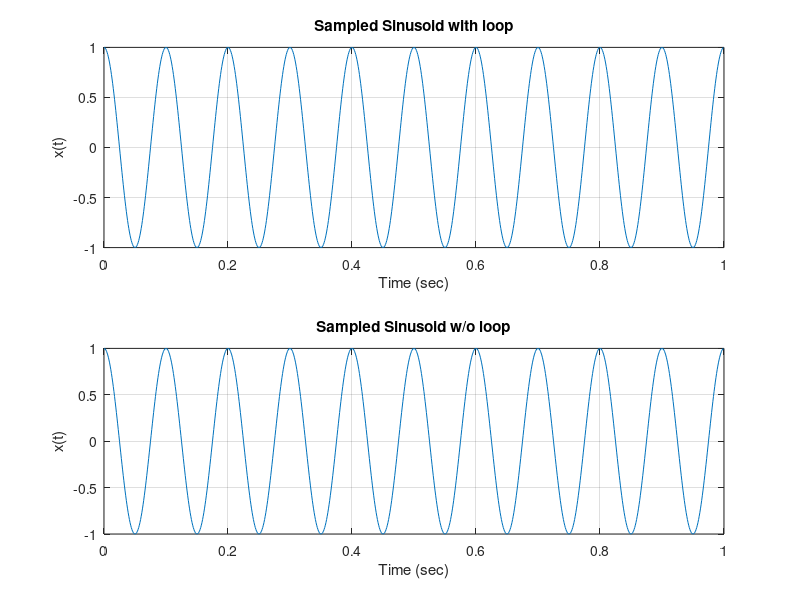

The MATLAB script that drew this image:
%
% sinsamp.m
%
% This program will sample a sinusoidal signal
% and plot the result.
%
clear all;
samptime=1/1000;
freq=10;
for ii=1:1000
    time(ii)=(ii-1)*samptime;
    x(ii)=cos(2*pi*freq*time(ii));
end
subplot(2,1,1);
plot(time,x);
title('Sampled Sinusoid with loop');
xlabel('Time (sec)');
ylabel('x(t)');
grid on;
%
% accomplished above but w/o loop
%
clear all;
samptime=1/1000;
freq=10;
time=[0:999]*samptime;
x=cos(2*pi*freq*time);
subplot(2,1,2);
plot(time,x);
title('Sampled Sinusoid w/o loop');
xlabel('Time (sec)');
ylabel('x(t)');
grid on;